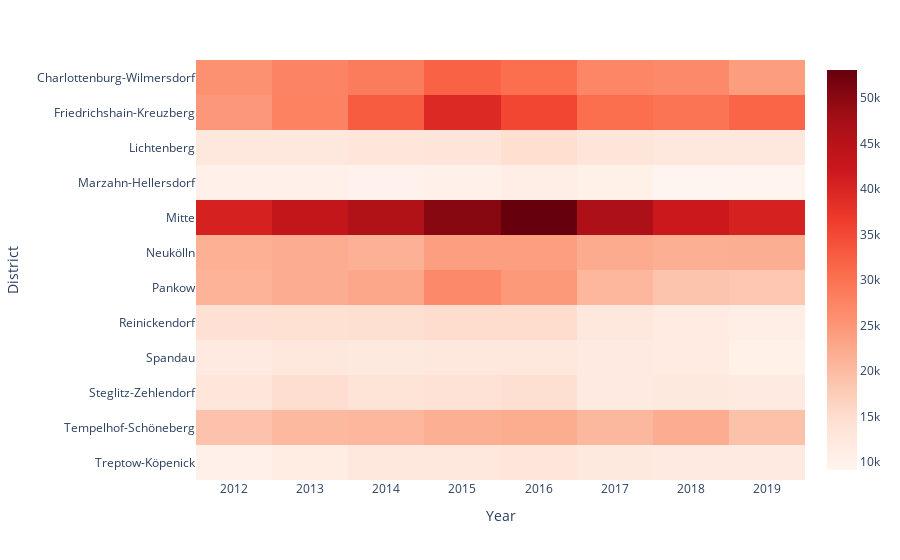

Here is the notebook cell this chart was saved with:
### Code cell
# Show It

px.imshow(pv3,
          color_continuous_scale = px.colors.sequential.Reds
         )

### Figure 1 — Plotly figure (JSON) as saved in the notebook; plotly's stock layout.template omitted (floating-point values rounded to 4 significant figures)
{"data": [{"coloraxis": "coloraxis", "hovertemplate": "Year: %{x}<br>District: %{y}<br>color: %{z}<extra></extra>", "name": "0", "type": "heatmap", "x": [2012, 2013, 2014, 2015, 2016, 2017, 2018, 2019], "xaxis": "x", "y": ["Charlottenburg-Wilmersdorf", "Friedrichshain-Kreuzberg", "Lichtenberg", "Marzahn-Hellersdorf", "Mitte", "Neukölln", "Pankow", "Reinickendorf", "Spandau", "Steglitz-Zehlendorf", "Tempelhof-Schöneberg", "Treptow-Köpenick"], "yaxis": "y", "z": [[25768, 27552, 28678, 32043, 30364, 27293, 26815, 24165], [24771, 27771, 32772, 39443, 35362, 30357, 29641, 31702], [12506, 12765, 13021, 13384, 14792, 13221, 12702, 12431], [10353, 10481, 10111, 10213, 10956, 10497, 9109, 9388], [40588, 43274, 45828, 50291, 53111, 46517, 42327, 40541], [21466, 21925, 21449, 23955, 23931, 22211, 21700, 21897], [21242, 21934, 22823, 26813, 24735, 20692, 18827, 18274], [14259, 14461, 14544, 15029, 15123, 12498, 11716, 11068], [11924, 12548, 12283, 12594, 12693, 12035, 11701, 10511], [12992, 14857, 13735, 13973, 14495, 11960, 12230, 11985], [19026, 20363, 20704, 21702, 22042, 20459, 22156, 19179], [10415, 11320, 12468, 12420, 13041, 12148, 11935, 11910]]}], "layout": {"coloraxis": {"colorscale": [[0, "rgb(255,245,240)"], [0.125, "rgb(254,224,210)"], [0.25, "rgb(252,187,161)"], [0.375, "rgb(252,146,114)"], [0.5, "rgb(251,106,74)"], [0.625, "rgb(239,59,44)"], [0.75, "rgb(203,24,29)"], [0.875, "rgb(165,15,21)"], [1, "rgb(103,0,13)"]]}, "margin": {"t": 60}, "xaxis": {"anchor": "y", "constrain": "domain", "domain": [0, 1], "scaleanchor": "y", "title": {"text": "Year"}}, "yaxis": {"anchor": "x", "autorange": "reversed", "constrain": "domain", "domain": [0, 1], "title": {"text": "District"}}}}
